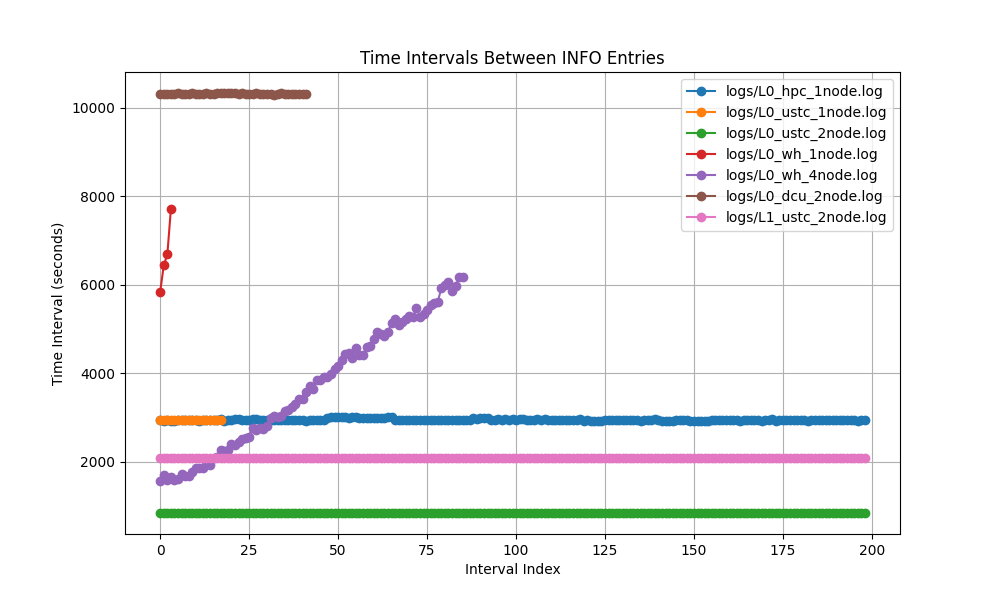

Python code for this plot:
import pandas as pd
import matplotlib.pyplot as plt
from datetime import datetime

def plot(log_file):
    # 存储时间戳的列表
    timestamps = []

    # 解析日志文件
    with open(log_file, 'r') as file:
        for line in file:
            if 'INFO' in line and 'MAE_E_per_atom' in line:
                # 提取时间戳部分
                timestamp_str = line.split(' INFO')[0]
                # 转换为 datetime 对象
                timestamp = datetime.strptime(timestamp_str, '%Y-%m-%d %H:%M:%S.%f')
                timestamps.append(timestamp)

    # 计算时间间隔
    time_intervals = []
    for i in range(2, len(timestamps)):
        interval = (timestamps[i] - timestamps[i - 1]).total_seconds()
        time_intervals.append(interval)

    # 将时间间隔转换为 DataFrame
    df = pd.DataFrame(time_intervals, columns=['Time Interval (seconds)'])


    # 或者绘制时间间隔的折线图
    plt.plot(df['Time Interval (seconds)'], label=log_file, marker='o')

plt.figure(figsize=(10, 6))

plot('logs/L0_hpc_1node.log')
plot('logs/L0_ustc_1node.log')
plot('logs/L0_ustc_2node.log')
plot('logs/L0_wh_1node.log')
plot('logs/L0_wh_4node.log')
plot('logs/L0_dcu_2node.log')
plot('logs/L1_ustc_2node.log')

plt.xlabel('Interval Index')
plt.ylabel('Time Interval (seconds)')
plt.title('Time Intervals Between INFO Entries')
plt.grid(True)
plt.legend()
plt.savefig('time.png')
